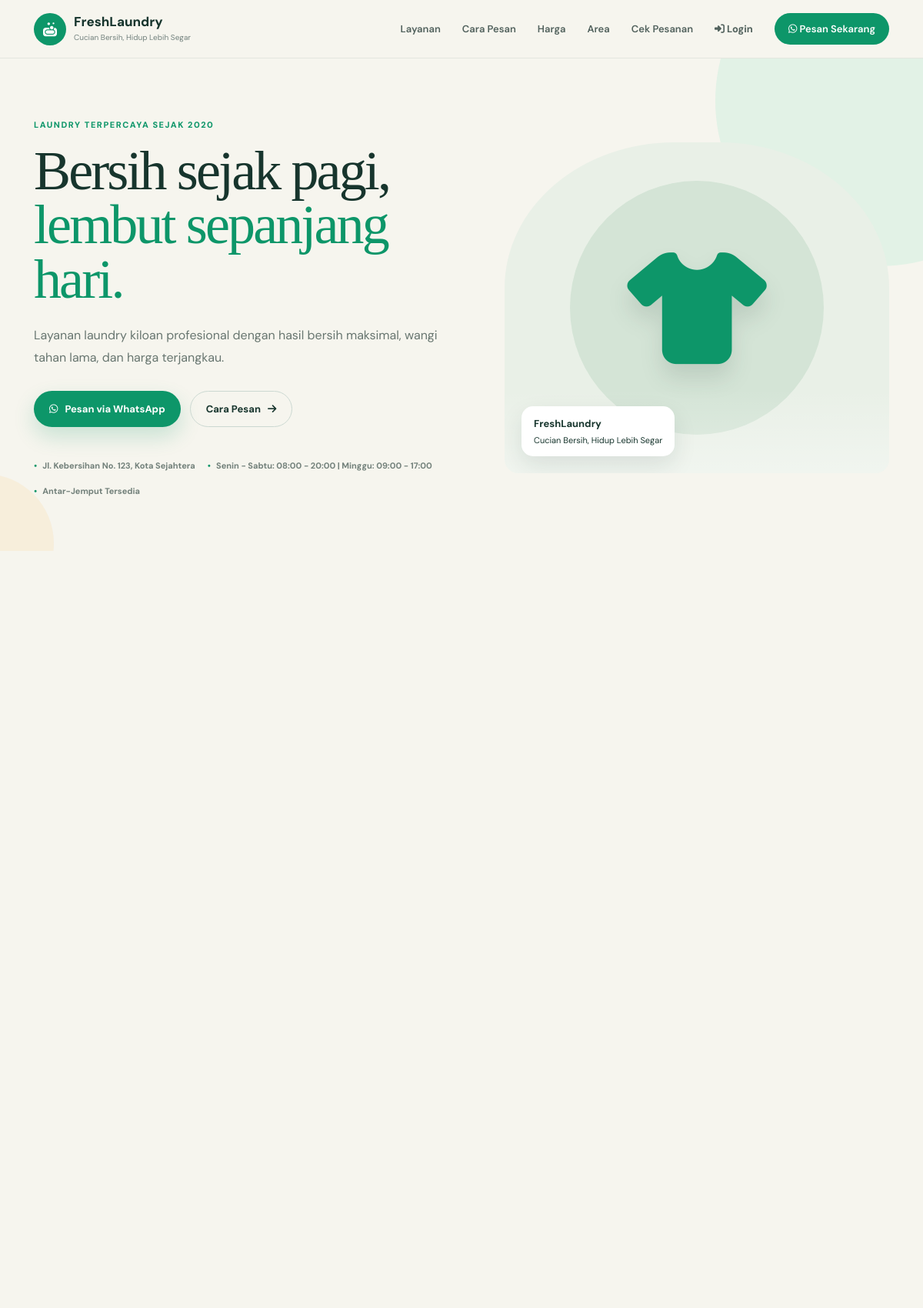
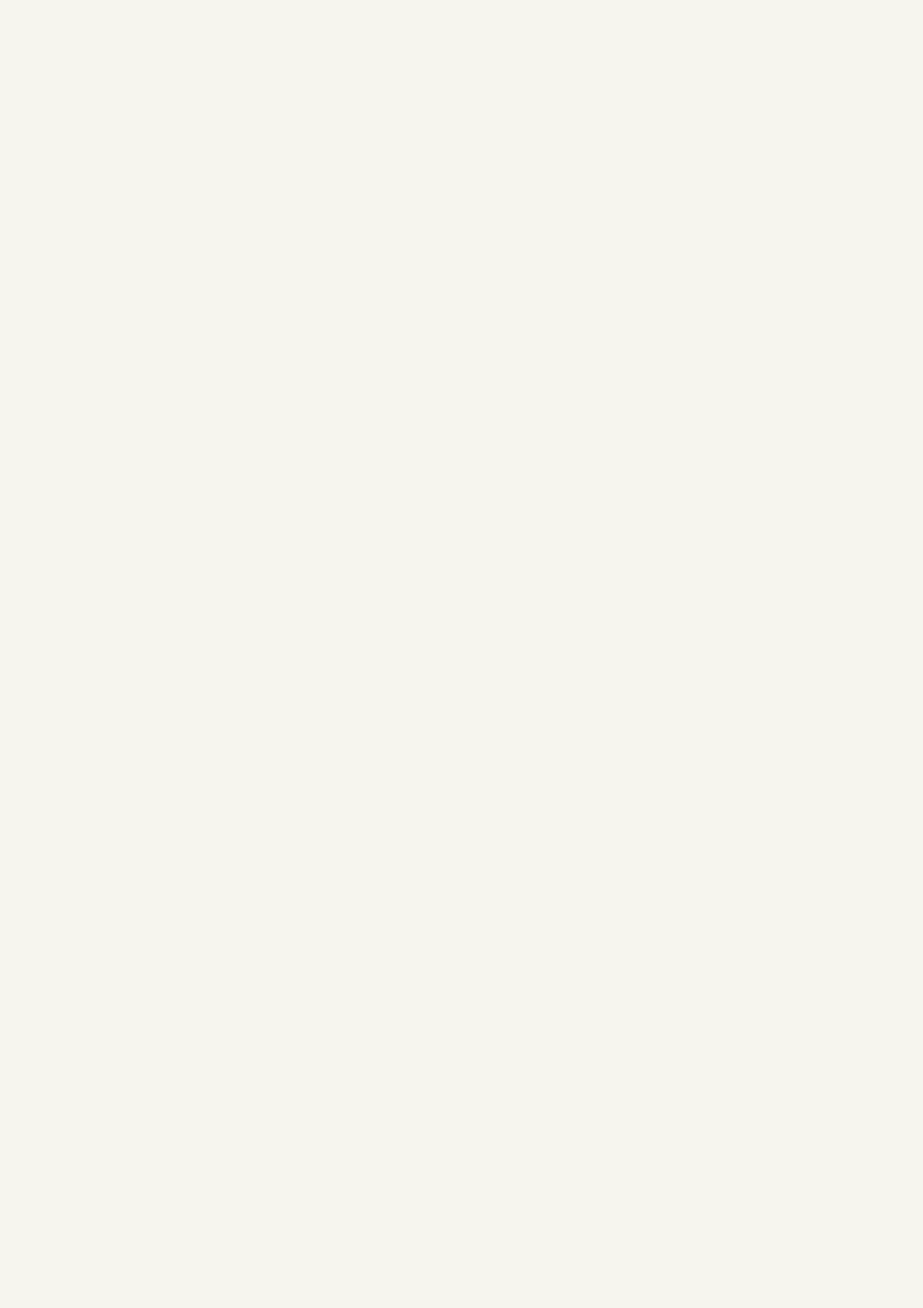
The page / (upper part) on the database its author committed (2 pictures, top to bottom).
### tables this page shows
CREATE TABLE pengaturan (
        id INTEGER PRIMARY KEY AUTOINCREMENT,
        kunci TEXT UNIQUE NOT NULL,
        nilai TEXT
    );

### app.py (the view)
@app.route('/')
def home():
    p = get_pengaturan()
    conn = get_db()
    c = conn.cursor()
    c.execute("SELECT * FROM layanan ORDER BY id")
    layanan = [dict(row) for row in c.fetchall()]
    conn.close()
    from datetime import datetime  # ← tambahkan baris ini
    p['nomor_wa_wa'] = whatsapp_number(p.get('nomor_wa', '')) or ''
    return render_template('index.html', p=p, layanan=layanan, now=datetime.now())

### app.py (called while the page is built)
def normalize_indonesia_phone(value):
    if value is None:
        return None
    raw = str(value).strip()
    digits = re.sub(r"\D", "", raw)
    if digits.startswith("62"):
        digits = "0" + digits[2:]
    elif not digits.startswith("0"):
        return None
    if not re.fullmatch(r"08[1-9]\d{7,10}", digits):
        return None
    return digits

def whatsapp_number(value):
    local = normalize_indonesia_phone(value)
    return '62' + local[1:] if local else None

def get_db():
    conn = sqlite3.connect(DB_NAME)
    conn.row_factory = sqlite3.Row
    return conn

def get_pengaturan():
    conn = get_db()
    c = conn.cursor()
    c.execute("SELECT kunci, nilai FROM pengaturan")
    data = {row['kunci']: row['nilai'] for row in c.fetchall()}
    conn.close()
    if 'logo_path' not in data: data['logo_path'] = ''
    return data

### templates/index.html (shortened to what this page needs)
<!DOCTYPE html>
<html lang="id">
<head>
    <script src="https://cdn.tailwindcss.com"></script>
    <link rel="stylesheet" href="https://cdnjs.cloudflare.com/ajax/libs/font-awesome/6.4.0/css/all.min.css">
</head>
<body>
<nav class="nav">
    <div class="wrap nav-inner">
        <a href="/" class="brand">
            {% if p.logo_path %}
            <img src="{{ p.logo_path }}" style="width:42px;height:42px;border-radius:50%;object-fit:cover">
            {% else %}
            <div class="brand-mark"><i class="fas fa-soap"></i></div>
            {% endif %}
            <div>
                <div class="brand-name">{{ p.nama_website }}</div>
                <div class="brand-sub">{{ p.tagline }}</div>
            </div>
        </a>
        <div class="navlinks" id="site-menu">
            <a href="#layanan">Layanan</a>
            <a href="#cara-pesan">Cara Pesan</a>
            <a href="#harga">Harga</a>
            <a href="#area">Area</a>
            <a href="#cek-status">Cek Pesanan</a>
            <a href="/login" class="nav-login"><i class="fas fa-right-to-bracket"></i> Login</a>
            <a href="https://wa.me/{{ p.nomor_wa_wa }}" target="_blank" class="nav-cta"><i class="fab fa-whatsapp"></i> Pesan Sekarang</a>
        </div>
    </div>
</nav>
<section class="hero">
    <div class="wrap hero-grid">
        <div>
            <div class="eyebrow">{{ p.hero_subtitle }}</div>
            <h1>Bersih sejak pagi,<br><span>lembut sepanjang hari.</span></h1>
            <p class="hero-copy">{{ p.deskripsi }}</p>
            <div class="hero-actions">
                <a class="btn btn-primary" href="https://wa.me/{{ p.nomor_wa_wa }}" target="_blank"><i class="fab fa-whatsapp"></i> Pesan via WhatsApp</a>
                <a class="btn btn-light" href="#cara-pesan">Cara Pesan <i class="fas fa-arrow-right"></i></a>
            </div>
            <div class="locations">
                <span>{{ p.alamat }}</span>
                <span>{{ p.jam_operasional }}</span>
                <span>Antar-Jemput Tersedia</span>
            </div>
        </div>
        <div class="hero-art">
            <div class="circle">{% if p.hero_icon_path %}<img src="{{ p.hero_icon_path }}" alt="Ikon utama" class="hero-custom-icon">{% else %}<i class="fas fa-shirt shirt"></i>{% endif %}</div>
            <div class="art-note"><strong>{{ p.nama_website }}</strong>{{ p.tagline }}</div>
        </div>
    </div>
</section>
</body>
</html>

### rows shown on the page
pengaturan: nama_website "FreshLaundry"
pengaturan: tagline "Cucian Bersih, Hidup Lebih Segar"
pengaturan: hero_subtitle "LAUNDRY TERPERCAYA SEJAK 2020"
pengaturan: deskripsi "Layanan laundry kiloan profesional dengan hasil bersih maksimal, wangi tahan lama, dan harga terjangkau."
pengaturan: alamat "Jl. Kebersihan No. 123, Kota Sejahtera"
pengaturan: jam_operasional "Senin - Sabtu: 08:00 - 20:00 | Minggu: 09:00 - 17:00"
